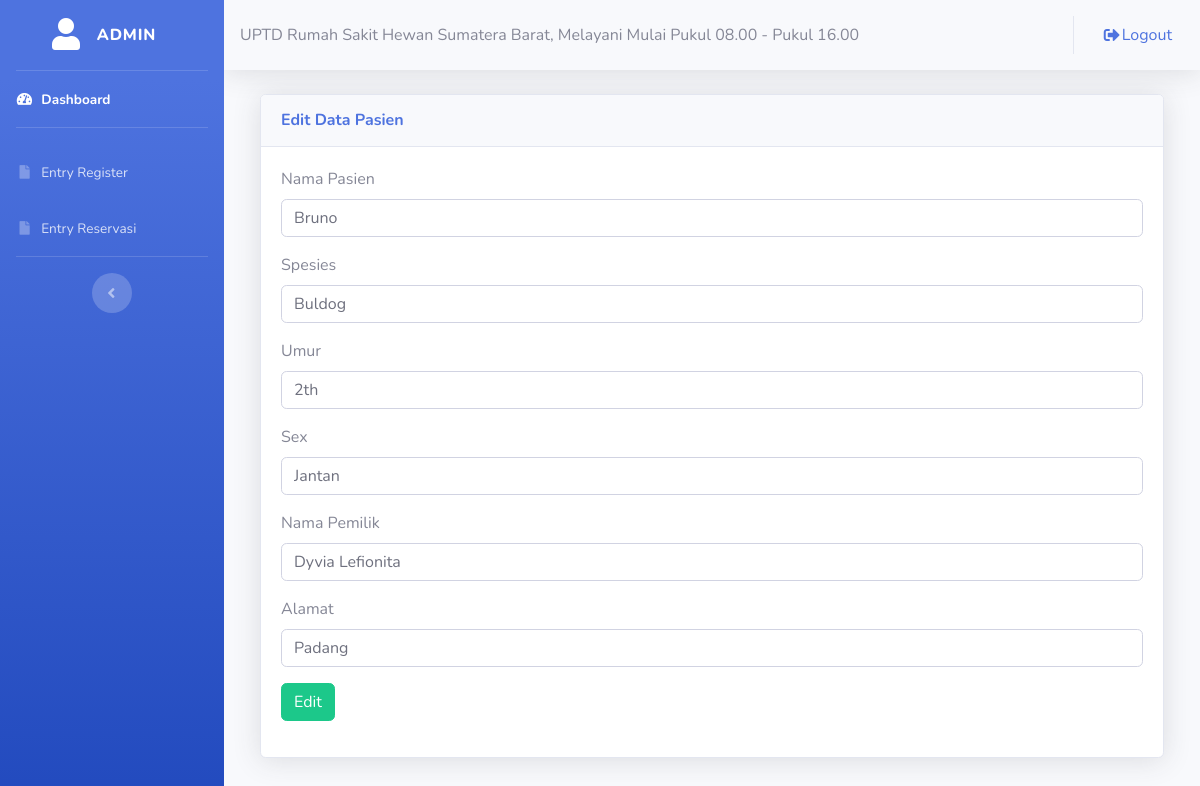
Page /user/editdataregis.php?id=PS001 (signed in) on the committed database.
### tables this page shows
CREATE TABLE `tbl_regishewan` (
  `kd_pasien` varchar(5) NOT NULL,
  `id_user` int(11) NOT NULL,
  `nm_pasien` varchar(50) NOT NULL,
  `spesies` varchar(50) NOT NULL,
  `umur` varchar(5) NOT NULL,
  `sex` varchar(10) NOT NULL,
  `nm_pemilik` varchar(50) NOT NULL,
  `alamat` text NOT NULL
);

### user/editdataregis.php (the view, shortened to what this page needs)
<?php
	include ("style/header.php");
	include ("style/sidebar.php");
	$kd_pasien = $_GET['id'];
?>
<div class="container-fluid">
	<div class="col-lg-12">
		<div class="card shadow mt-3 mb-3">
			<div class="card-header py-3">
				<h6 class="m-0 font-weight-bold text-primary">Edit Data Pasien</h6>
			</div>
			<div class="card-body">
				<?php
					include ("../config/koneksi.php");
					$qq = mysqli_query($konek, "SELECT * FROM tbl_regishewan WHERE kd_pasien = '$kd_pasien'");
					$dd = mysqli_fetch_assoc($qq);
				?>
				<form action="" method="POST">
					<div class="form-group">
						<label>Nama Pasien</label>
						<input type="text" class="form-control" name="nm_pasien" value="<?php echo $dd['nm_pasien']; ?>">
					</div>
					<div class="form-group">
						<label>Spesies</label>
						<input type="text" class="form-control" name="spesies" value="<?php echo $dd['spesies']; ?>">
					</div>
					<div class="form-group">
						<label>Umur</label>
						<input type="text" class="form-control" name="umur" value="<?php echo $dd['umur']; ?>">
					</div>
					<div class="form-group">
						<label>Sex</label>
						<input type="text" class="form-control" name="sex" value="<?php echo $dd['sex']; ?>">
					</div>
					<div class="form-group">
						<label>Nama Pemilik</label>
						<input type="text" class="form-control" name="nm_pemilik" value="<?php echo $dd['nm_pemilik']; ?>">
					</div>
					<div class="form-group">
						<label>Alamat</label>
						<input type="text" class="form-control" name="alamat" value="<?php echo $dd['alamat']; ?>">
					</div>
					<div class="form-group">
						<button type="submit" name="edit" class="btn btn-md btn-success">Edit</button>
					</div>
				</form>
			</div>
		</div>
	</div>
</div>
<?php
	include ("style/footer.php");
?>

### rows in the picture
tbl_regishewan: nm_pasien "Bruno", spesies "Buldog", umur "2th", sex "Jantan", nm_pemilik "Dyvia Lefionita", alamat "Padang"

### other values in the picture
$_SESSION['username'] "ADMIN"
